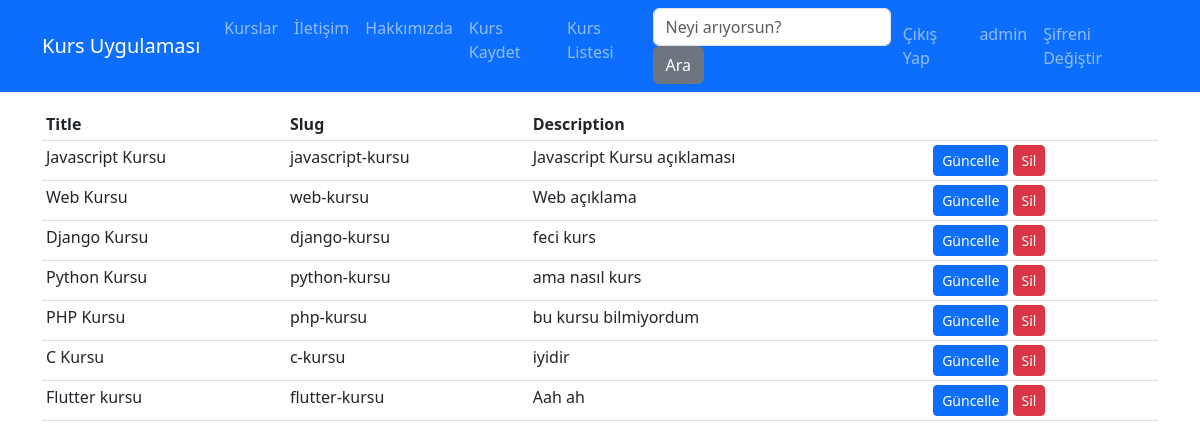
The app's page /kurslar/kursListesi (signed in), older data.
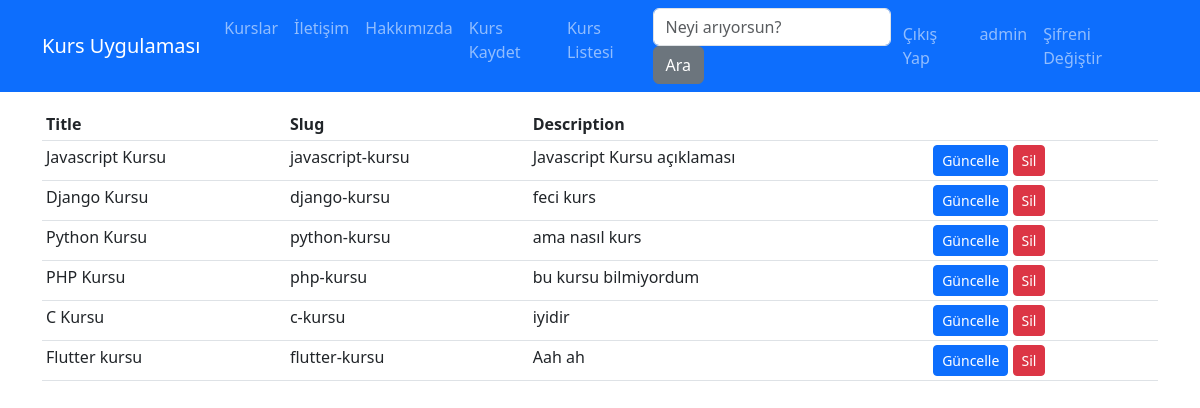
The same page, newer data.
### kurslar/models.py (models this page shows, shortened)
class Kurs(models.Model):
    title = models.CharField(max_length=30)
    description = models.TextField(null=True)
    image = models.ImageField(upload_to="images",default="",blank=True)
    slug = models.SlugField(unique=True,db_index=True,null=False)
    date = models.DateField(default=datetime.datetime.now())
    isActive = models.BooleanField()
    kategori = models.ManyToManyField(Kategoriler,blank = True)

### kurslar/views.py (the view)
# urls.py: path('kursListesi',views.kursListesi,name="kursListesi"),
@user_passes_test(isAdmin)
def kursListesi(req):
    kurslar = Kurs.objects.all()
    return render(req,'kursListesi.html',{'Kurslar': kurslar})

### kurslar/views.py (called while the page is built)
def isAdmin(user):
    return user.is_superuser

### kurslar/templates/kursListesi.html (shortened to what this page needs)
{% extends 'base.html' %}
{% block Content %}
<div class="container mt-3">
    <div class="row">
        <div class="col-12">
            <table class="table table-sm table-border">
                <thead>
                    <tr>
                        <th>Title</th>
                        <th>Slug</th>
                        <th>Description</th>
                        <th></th>
                    </tr>
                </thead>
                <tbody>
                        {% for kurs in Kurslar %}
                            <tr>
                                <td>
                                  {{kurs.title}}
                                </td>
                                <td>
                                    {{kurs.slug}}
                                </td>
                                <td>
                                    {{kurs.description}}
                                </td>
                                <td>
                                    <a href="{% url 'kursDuzenle' kurs.slug %}" class="btn btn-primary btn-sm ">Güncelle</a>
                                    <a href="{% url 'kursSil' kurs.slug %}" class="btn btn-danger btn-sm ">Sil</a>
                                </td>
                            </tr>
                        {% endfor %}
                </tbody>
            </table>
        </div>
    </div>
</div>
{% endblock  %}

Row changes from the older to the newer data that the page shows:
removed Kurs: title "Web Kursu", slug "web-kursu", description "Web açıklama"
